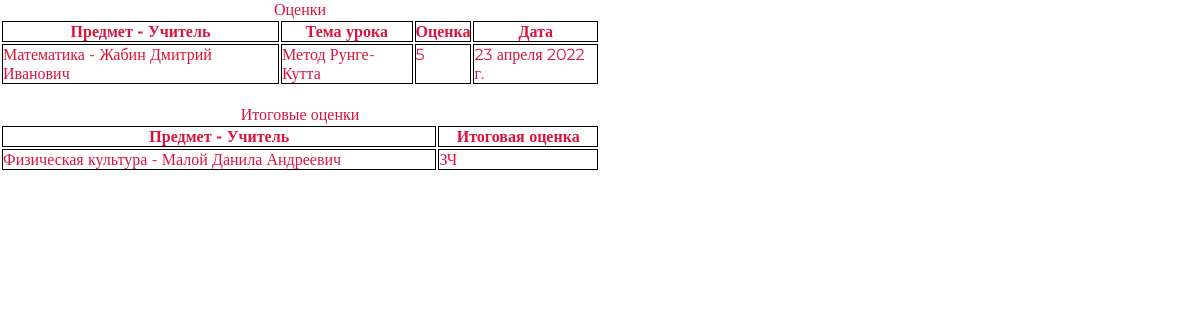
Screenshot of /3/ with the database file from the repository.
### book/models.py (models this page shows, shortened)
class Grade (models.Model):
    GRADES = (
        ('2', '2'),
        ('3', '3'),
        ('4', '4'),
        ('5', '5')
    )
    grade = models.CharField("Оценка", max_length=1, choices=GRADES, null=True)
    lesson_topic = models.ForeignKey(Lesson, verbose_name="Тема урока", on_delete=models.SET_NULL, null=True, blank=True)
    student = models.ForeignKey(Student, verbose_name="Ученик", on_delete=models.SET_NULL, null=True, blank=True)
    class Meta:
        verbose_name = "Оценка"
        verbose_name_plural = "Оценки"

class Lesson(models.Model):
    subject = models.ForeignKey(Subject, verbose_name="Предмет", on_delete=models.SET_NULL, null=True, blank=True)
    date_ls = models.DateField("Дата урока", default=date.today)
    lesson_topic = models.CharField("Тема урока", max_length=100)
    homework = models.TextField("Домашнее задание", null=True, blank=True, default='')
    class Meta:
        verbose_name = "Урок"
        verbose_name_plural = "Уроки"

class Subject(models.Model):
    name = models.CharField("Название предмета", max_length=30)
    teacher = models.ForeignKey(Teacher, verbose_name="Учитель", on_delete=models.SET_NULL, null=True, blank=True)
    def __str__(self):
        return f'{self.name} - {self.teacher}'
    class Meta:
        verbose_name = "Предмет"
        verbose_name_plural = "Предметы"

class Teacher(models.Model):
    fname = models.CharField("Имя", max_length=30)
    mname = models.CharField("Отчество", max_length=30, null=True)
    lname = models.CharField("Фамилия", max_length=40)
    ph_numb = models.CharField("Номер телефона", null=True, unique=True, max_length=40)
    def __str__(self):
        return f'{self.lname} {self.fname} {self.mname}'
    class Meta:
        verbose_name = "Учитель"
        verbose_name_plural = "Учителя"

class FinalGrade(models.Model):
    FGRADES = (
        ('2', '2'),
        ('3', '3'),
        ('4', '4'),
        ('5', '5'),
        ('ЗЧ', 'Зачет'),
        ('НЗ', 'Не зачет')
    )
    fgrade = models.CharField("Оценка", max_length=2, choices=FGRADES, null=True)
    student = models.ForeignKey(Student, verbose_name="Ученик", on_delete=models.SET_NULL, null=True, blank=True)
    subject = models.ForeignKey(Subject, verbose_name="Предмет", on_delete=models.SET_NULL, null=True, blank=True)
    class Meta:
        verbose_name = "Итоговая оценка"
        verbose_name_plural = "Итоговые оценки"

### book/views.py (the view)
# urls.py: path("<int:pk>/", views.GradesViewStudent.as_view())
class GradesViewStudent(View):
    def get(self, request, pk):
        grades = Grade.objects.all()
        fgrades = FinalGrade.objects.all()
        student = Student.objects.get(id=pk)
        for i in grades:
            if i.student.id == student.id:
                grades = Grade.objects.filter(student=student.id)
                fgrades = FinalGrade.objects.filter(student=student.id)
        return render(request, "grades.html", {"grades_list": grades, "fgrades_list": fgrades})

### templates/grades.html (shortened to what this page needs)
<!DOCTYPE html>
{% load static %}
<html>
  <head>
    <link rel="stylesheet" href="{% static 'css/style.css' %}">
  </head>
  <body>
     <table align="center" width="50%">
         <caption>Оценки</caption>
      <tr class="samara"><th>Предмет - Учитель</th><th>Тема урока</th><th>Оценка</th><th>Дата</th></tr>
        {% for grade in grades_list %}
            <tr><td>{{grade.lesson_topic.subject}}</td><td>{{grade.lesson_topic.lesson_topic}}</td><td>{{grade.grade}}</td><td>{{grade.lesson_topic.date_ls}}</td></tr>
        {% endfor %}
    </table>
<br>
     <table align="center" width="50%">
         <caption>Итоговые оценки</caption>
      <tr class="samara"><th>Предмет - Учитель</th><th>Итоговая оценка</tr>
        {% for fgrades in fgrades_list %}
            <tr><td>{{fgrades.subject}}</td><td>{{fgrades.fgrade}}</tr>
        {% endfor %}
    </table>
  </body>
</html>

### static/css/style.css (style rules this page uses)
body { margin: 0; font-family: 'Montserrat' ; font-size: 14px bold; color: crimson; }
.samara { border: 1px black; }
table { border: 1px black; }
th { border: 1px solid #000000; }
td { border: 1px solid #000000; }
*, *:before, *:after { box-sizing: border-box; margin: 0; padding: 0px; border: 1px; outline: 0 none; vertical-align: baseline; }

### rows the page displays
Grade: lesson_topic.subject "Математика - Жабин Дмитрий Иванович", lesson_topic.lesson_topic "Метод Рунге-Кутта", grade "5", lesson_topic.date_ls "23 апреля 2022 г."
FinalGrade: subject "Физическая культура - Малой Данила Андреевич", fgrade "ЗЧ"
